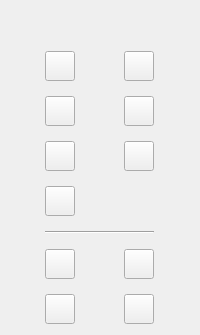
         <widget class="QWidget" name="widget" native="true">
          <property name="sizePolicy">
           <sizepolicy hsizetype="Maximum" vsizetype="Maximum">
            <horstretch>0</horstretch>
            <verstretch>0</verstretch>
           </sizepolicy>
          </property>
          <layout class="QGridLayout" name="gridLayout">
           <property name="spacing">
            <number>15</number>
           </property>
           <item row="6" column="0">
            <widget class="QPushButton" name="dropperButton">
             <property name="sizePolicy">
              <sizepolicy hsizetype="Fixed" vsizetype="Fixed">
               <horstretch>0</horstretch>
               <verstretch>0</verstretch>
              </sizepolicy>
             </property>
             <property name="minimumSize">
              <size>
               <width>30</width>
               <height>30</height>
              </size>
             </property>
             <property name="maximumSize">
              <size>
               <width>30</width>
               <height>30</height>
              </size>
             </property>
             <property name="text">
              <string/>
             </property>
             <property name="icon">
              <iconset resource="resources.qrc">
               <normaloff>:/paintIcons/img/icons/paintIcons/pipette.png</normaloff>:/paintIcons/img/icons/paintIcons/pipette.png</iconset>
             </property>
             <property name="checkable">
              <bool>true</bool>
             </property>
            </widget>
           </item>
           <item row="3" column="0">
            <widget class="QPushButton" name="eraserButton">
             <property name="sizePolicy">
              <sizepolicy hsizetype="Fixed" vsizetype="Fixed">
               <horstretch>0</horstretch>
               <verstretch>0</verstretch>
              </sizepolicy>
             </property>
             <property name="minimumSize">
              <size>
               <width>30</width>
               <height>30</height>
              </size>
             </property>
             <property name="maximumSize">
              <size>
               <width>30</width>
               <height>30</height>
              </size>
             </property>
             <property name="text">
              <string/>
             </property>
             <property name="icon">
              <iconset resource="resources.qrc">
               <normaloff>:/paintIcons/img/icons/paintIcons/eraser.png</normaloff>:/paintIcons/img/icons/paintIcons/eraser.png</iconset>
             </property>
             <property name="checkable">
              <bool>true</bool>
             </property>
            </widget>
           </item>
           <item row="2" column="0">
            <widget class="QPushButton" name="brushButton">
             <property name="sizePolicy">
              <sizepolicy hsizetype="Fixed" vsizetype="Fixed">
               <horstretch>0</horstretch>
               <verstretch>0</verstretch>
              </sizepolicy>
             </property>
             <property name="minimumSize">
              <size>
               <width>30</width>
               <height>30</height>
              </size>
             </property>
             <property name="maximumSize">
              <size>
               <width>30</width>
               <height>30</height>
              </size>
             </property>
             <property name="text">
              <string/>
             </property>
             <property name="icon">
              <iconset resource="resources.qrc">
               <normaloff>:/paintIcons/img/icons/paintIcons/paint-brush.png</normaloff>:/paintIcons/img/icons/paintIcons/paint-brush.png</iconset>
             </property>
             <property name="checkable">
              <bool>true</bool>
             </property>
            </widget>
           </item>
           <item row="3" column="1">
            <widget class="QPushButton" name="textButton">
             <property name="sizePolicy">
              <sizepolicy hsizetype="Fixed" vsizetype="Fixed">
               <horstretch>0</horstretch>
               <verstretch>0</verstretch>
              </sizepolicy>
             </property>
             <property name="minimumSize">
              <size>
               <width>30</width>
               <height>30</height>
              </size>
             </property>
             <property name="maximumSize">
              <size>
               <width>30</width>
               <height>30</height>
              </size>
             </property>
             <property name="text">
              <string/>
             </property>
             <property name="icon">
              <iconset resource="resources.qrc">
               <normaloff>:/paintIcons/img/icons/paintIcons/edit.png</normaloff>:/paintIcons/img/icons/paintIcons/edit.png</iconset>
             </property>
             <property name="checkable">
              <bool>true</bool>
             </property>
            </widget>
           </item>
           <item row="4" column="0">
            <widget class="QPushButton" name="sprayButton">
             <property name="sizePolicy">
              <sizepolicy hsizetype="Minimum" vsizetype="Fixed">
               <horstretch>0</horstretch>
               <verstretch>0</verstretch>
              </sizepolicy>
             </property>
             <property name="minimumSize">
              <size>
               <width>30</width>
               <height>30</height>
              </size>
             </property>
             <property name="maximumSize">
              <size>
               <width>30</width>
               <height>30</height>
              </size>
             </property>
             <property name="text">
              <string/>
             </property>
             <property name="icon">
              <iconset resource="resources.qrc">
               <normaloff>:/paintIcons/img/icons/paintIcons/spray.png</normaloff>:/paintIcons/img/icons/paintIcons/spray.png</iconset>
             </property>
             <property name="checkable">
              <bool>true</bool>
             </property>
             <property name="flat">
              <bool>false</bool>
             </property>
            </widget>
           </item>
           <item row="11" column="1">
            <widget class="QPushButton" name="roundrectButton">
             <property name="minimumSize">
              <size>
               <width>30</width>
               <height>30</height>
              </size>
             </property>
             <property name="maximumSize">
              <size>
               <width>30</width>
               <height>30</height>
              </size>
             </property>
             <property name="text">
              <string/>
             </property>
             <property name="icon">
              <iconset resource="resources.qrc">
               <normaloff>:/paintIcons/img/icons/paintIcons/layer-shape-round.png</normaloff>:/paintIcons/img/icons/paintIcons/layer-shape-round.png</iconset>
             </property>
             <property name="checkable">
              <bool>true</bool>
             </property>
            </widget>
           </item>
           <item row="10" column="1">
            <widget class="QPushButton" name="ellipseButton">
             <property name="minimumSize">
              <size>
               <width>30</width>
               <height>30</height>
              </size>
             </property>
             <property name="maximumSize">
              <size>
               <width>30</width>
               <height>30</height>
              </size>
             </property>
             <property name="text">
              <string/>
             </property>
             <property name="icon">
              <iconset resource="resources.qrc">
               <normaloff>:/paintIcons/img/icons/paintIcons/layer-shape-ellipse.png</normaloff>:/paintIcons/img/icons/paintIcons/layer-shape-ellipse.png</iconset>
             </property>
             <property name="checkable">
              <bool>true</bool>
             </property>
            </widget>
           </item>
           <item row="2" column="1">
            <widget class="QPushButton" name="penButton">
             <property name="sizePolicy">
              <sizepolicy hsizetype="Fixed" vsizetype="Fixed">
               <horstretch>0</horstretch>
               <verstretch>0</verstretch>
              </sizepolicy>
             </property>
             <property name="minimumSize">
              <size>
               <width>30</width>
               <height>30</height>
              </size>
             </property>
             <property name="maximumSize">
              <size>
               <width>30</width>
               <height>30</height>
              </size>
             </property>
             <property name="text">
              <string/>
             </property>
             <property name="icon">
              <iconset resource="resources.qrc">
               <normaloff>:/paintIcons/img/icons/paintIcons/pencil.png</normaloff>:/paintIcons/img/icons/paintIcons/pencil.png</iconset>
             </property>
             <property name="checkable">
              <bool>true</bool>
             </property>
            </widget>
           </item>
           <item row="9" column="0" colspan="2">
            <widget class="Line" name="line">
             <property name="orientation">
              <enum>Qt::Horizontal</enum>
             </property>
            </widget>
           </item>
           <item row="4" column="1">
            <widget class="QPushButton" name="fillButton">
             <property name="sizePolicy">
              <sizepolicy hsizetype="Fixed" vsizetype="Fixed">
               <horstretch>0</horstretch>
               <verstretch>0</verstretch>
              </sizepolicy>
             </property>
             <property name="minimumSize">
              <size>
               <width>30</width>
               <height>30</height>
              </size>
             </property>
             <property name="maximumSize">
              <size>
               <width>30</width>
               <height>30</height>
              </size>
             </property>
             <property name="text">
              <string/>
             </property>
             <property name="icon">
              <iconset resource="resources.qrc">
               <normaloff>:/paintIcons/img/icons/paintIcons/paint-can-color.png</normaloff>:/paintIcons/img/icons/paintIcons/paint-can-color.png</iconset>
             </property>
             <property name="checkable">
              <bool>true</bool>
             </property>
            </widget>
           </item>
           <item row="10" column="0">
            <widget class="QPushButton" name="lineButton">
             <property name="minimumSize">
              <size>
               <width>30</width>
               <height>30</height>
              </size>
             </property>
             <property name="maximumSize">
              <size>
               <width>30</width>
               <height>30</height>
              </size>
             </property>
             <property name="text">
              <string/>
             </property>
             <property name="icon">
              <iconset resource="resources.qrc">
               <normaloff>:/paintIcons/img/icons/paintIcons/layer-shape-line.png</normaloff>:/paintIcons/img/icons/paintIcons/layer-shape-line.png</iconset>
             </property>
             <property name="checkable">
              <bool>true</bool>
             </property>
            </widget>
           </item>
           <item row="11" column="0">
            <widget class="QPushButton" name="rectButton">
             <property name="minimumSize">
              <size>
               <width>30</width>
               <height>30</height>
              </size>
             </property>
             <property name="maximumSize">
              <size>
               <width>30</width>
               <height>30</height>
              </size>
             </property>
             <property name="text">
              <string/>
             </property>
             <property name="icon">
              <iconset resource="resources.qrc">
               <normaloff>:/paintIcons/img/icons/paintIcons/layer-shape.png</normaloff>:/paintIcons/img/icons/paintIcons/layer-shape.png</iconset>
             </property>
             <property name="checkable">
              <bool>true</bool>
             </property>
            </widget>
           </item>
           <item row="1" column="0" colspan="2">
            <spacer name="verticalSpacer_2">
             <property name="orientation">
              <enum>Qt::Vertical</enum>
             </property>
             <property name="sizeHint" stdset="0">
              <size>
               <width>20</width>
               <height>40</height>
              </size>
             </property>
            </spacer>
           </item>
          </layout>
         </widget>
